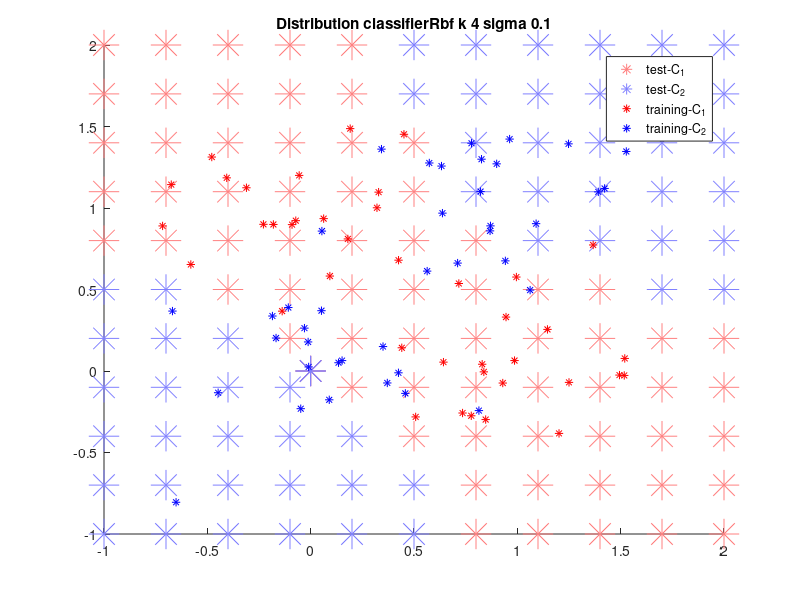

Recreate this plot in MATLAB.
#! /usr/bin/octave -qf

global mu = [0, 1; 1, 0; 0, 0; 1, 1];
global sigma = sqrt(0.1);
global nSampPerClass = 40;


# Generate samples
function _samples = generateSamples()
	global mu;
	global sigma;
	global nSampPerClass;

	_samples = [];
	samplesC1X = [];
	samplesC1Y = [];
	samplesC2X = [];
	samplesC2Y = [];

	subC1 = [[], []; [], []];
	subC2 = [[], []; [], []];
	for p = 1:2
		for d = 1:2
			myMu = mu(p, d);
			for s = 1:nSampPerClass
				subC1(p, d, s) = myMu + sigma*randn;
			endfor
		endfor
	endfor
	for p = 1:2
		for d = 1:2
			myMu = mu(2+p, d);
			for s = 1:nSampPerClass
				subC2(p, d, s) = myMu + sigma*randn;
			endfor
		endfor
	endfor

	for s = 1:nSampPerClass
		ci = 1 + mod(s, 2);
		x = subC1(ci, 1, s);
		y = subC1(ci, 2, s);
		samplesC1X(end+1) = x;
		samplesC1Y(end+1) = y;
	endfor

	for s = 1:nSampPerClass
		ci = 1 + mod(s, 2);
		x = subC2(ci, 1, s);
		y = subC2(ci, 2, s);
		samplesC2X(end+1) = x;
		samplesC2Y(end+1) = y;
	endfor

	_samples = [samplesC1Y; samplesC1X; samplesC2Y; samplesC2X];
endfunction


# measure distance between two data points
function _distance = distance(p1, p2)
	_distance = norm(p1-p2);
endfunction

# convenience function to access a datapoint
function _point = getPoint(data, index)
	_point = [data(index, 1), data(index, 2)];
endfunction



# 9.1 k Nearest Neighbors

function _knn = knn(dataTrainingC, point, k)
	distances = [];
	n = length(dataTrainingC);
	for i = 1:n # iterate over all training points
		x = getPoint(dataTrainingC, i); # training data point
		t = dataTrainingC(i, 3); # label
		# add distance and target of current point
		distances = [distances; distance(point, x), t];
	endfor
	distances = sortrows(distances); # sort rows (by first column -> sort by distance ascending)
	distances(k+1:end,:)=[]; # delete everything except the first k rows
	s = sum(distances, 1); # sum along the cols
	s(:,1) = []; # keep only the label sum
	_knn = round(s / k);
endfunction


# 9.2 Parzen Windows

function _pn = pn(dataTrainingC, point, parzenSigma)
	classesWeighted = [0, 0];
	n = length(dataTrainingC);
	for i = 1:n # iterate over all training points
		x = getPoint(dataTrainingC, i); # training data point
		t = dataTrainingC(i, 3); # label
		# add distance and target of current point
		classesWeighted(t) += 1 / sqrt(2*pi*parzenSigma^2) * exp(-distance(point, x)^2 / (2*parzenSigma^2));
	endfor
	if classesWeighted(1) > classesWeighted(2)
		_pn = 1;
	else
		_pn = 2;
	endif
endfunction



# 9.3 RBF Network

function _phi = phi(x, rbfMu, rbfSigma)
	_phi = exp(-1 * distance(x, rbfMu)^2 / 2 * rbfSigma^2);
endfunction

# calculate the k centroids
function _centroids = kmeans(dataTrainingC, k)
	n = length(dataTrainingC);
	# pick random data points as initial centroids
	t = [];
	for i = 1:k
		index = unidrnd(n);
		t = [t; getPoint(dataTrainingC, index)];
	endfor
	# update cenroids
	for i = 1:(10 * n)
		index = unidrnd(n);
		# choose data point
		x = getPoint(dataTrainingC, index);

		# determine closest centroid
		distances = [];
		for j = 1:length(t)
			distances = [distances; distance(x, t(j,:)), j];
		endfor
		distances = sortrows(distances);
		jnearest = distances(1,2);
		nearest = t(jnearest,:);

		# update centroid
		nearest = nearest + (1 / n) * (x - nearest);
		t(jnearest,:) = nearest;
	endfor
	_centroids = t;
endfunction


function plotClsDist(dataTrainingP, testC1, testC2, name)
	global mySamples;
	global stepSize;

	distSymbSize = 40 * sqrt(stepSize);

	f = figure('Visible', 'off');
	hold on
	if length(testC1) > 0
		plot(testC1'(1,:), testC1'(2,:), '*', 'color', [1.0 0.5 0.5], 'markersize', distSymbSize);
	endif
	if length(testC2) > 0
		plot(testC2'(1,:)', testC2'(2,:), '*', 'color', [0.5 0.5 1.0], 'markersize', distSymbSize);
	endif

	plot(dataTrainingP(1,:), dataTrainingP(2,:), '*', 'color', [1.0 0.0 0.0]);
	plot(dataTrainingP(3,:), dataTrainingP(4,:), '*', 'color', [0.0 0.0 1.0]);
	title(strrep(strcat("Distribution_", name), "_", " "));
	legend(["test-C_1"; "test-C_2"; "training-C_1"; "training-C_2"]);
	print(strcat("out_", name, ".png"), "-dpng");
	hold off
endfunction


function _classifiedGrid = classifyGrid(dataTrainingC, classifier)
	global stepSize;

	_classifiedGrid = [];

	steps = -1 : stepSize : 2;
	for x = steps
		for y = steps
			tdi = length(_classifiedGrid) + 1;
			_classifiedGrid(tdi, 1) = x;
			_classifiedGrid(tdi, 2) = y;
			isInit = (x == -1) && (y == -1);
			_classifiedGrid(tdi, 3) = feval(classifier, dataTrainingC, [x, y], isInit);
		endfor
	endfor
endfunction



function _testClassData = separateTestDataIntoClasses(classifiedGrid, wantedClass)
	_testClassData = [];
	for tdi = 1:length(classifiedGrid)
		if classifiedGrid(tdi, 3) == wantedClass
			newInd = length(_testClassData) + 1;
			_testClassData(newInd, 1) = classifiedGrid(tdi, 1);
			_testClassData(newInd, 2) = classifiedGrid(tdi, 2);
			_testClassData(newInd, 3) = classifiedGrid(tdi, 3);
		end
	endfor
endfunction

function _cls = classifierKnn(dataTrainingC, point, isInit)
	global k;
	_cls = knn(dataTrainingC, point, k);
endfunction

function _cls = classifierParzen(dataTrainingC, point, isInit)
	global parzenSigma;
	_cls = pn(dataTrainingC, point, parzenSigma);
endfunction

function _cls = classifierRbf(dataTrainingC, point, isInit)
	global rbfK;
	global rbfSigma;
	global rbfMus;
	global rbfX;
	global rbfW;
	global rbfWC1;
	global rbfWC2;
	if isInit
		rbfMus = kmeans(dataTrainingC, rbfK);
		rbfX = dataTrainingC;
		rbfX(:,3:end)=[]; # delete the labels
		phiMatrix = [];
		for j = 1:rbfK
			phiCol = [];
			for alpha = 1:length(rbfX)
					phiCol = [phiCol; phi(rbfX(alpha), rbfMus(j), rbfSigma)];
			endfor
			phiMatrix = [phiMatrix phiCol];
		endfor
		% once we are here, phiMatrix is 80x4

		phiMatrix = [phiMatrix ones(length(rbfX), 1)]; % add bias, phiMatrix is now 80x5
		% get labels
		rbfT = dataTrainingC;
		rbfT(:,4)=[]; # delete the filler
		rbfT(:,1:2)=[]; # delete the data
		% comute weight vector
		%rbfW = pinv(phiMatrix) * rbfT;
		rbfTC1 = [ones(40, 1); zeros(40, 1)];
		rbfTC2 = [zeros(40, 1); ones(40, 1)];
		rbfWC1 = pinv(phiMatrix) * rbfTC1;
		rbfWC2 = pinv(phiMatrix) * rbfTC2;
	endif

	% compute output
	%_y = 0;
	_yC1 = 0;
	_yC2 = 0;
	for j = 1:(rbfK)
		phiJ = phi(point, rbfMus(j), rbfSigma);
		%_y += rbfW(j) * phiJ;
		_yC1 += rbfWC1(j) * phiJ;
		_yC2 += rbfWC2(j) * phiJ;
	endfor
	% add bias
	%_y += _y + rbfW(rbfK+1) * 1.0;
	_yC1 += _yC1 + rbfWC1(rbfK+1) * 1.0;
	_yC2 += _yC2 + rbfWC2(rbfK+1) * 1.0;

	%if _y < 1.5
	if _yC1 < _yC2
		_cls = 1;
	else
		_cls = 2;
	endif
endfunction

function _cls = plotClassifier(dataTrainingC, dataTrainingP, classifier, nameSuffix)
	classifiedGrid = classifyGrid(dataTrainingC, classifier);
	testClassData1 = separateTestDataIntoClasses(classifiedGrid, 1);
	testClassData2 = separateTestDataIntoClasses(classifiedGrid, 2);

	name = strcat(classifier, "_", nameSuffix);
	plotClsDist(dataTrainingP, testClassData1, testClassData2, name);
endfunction


function plotKnn(dataTrainingC, dataTrainingP, myK)
	global k;
	k = myK;
	plotClassifier(dataTrainingC, dataTrainingP, 'classifierKnn', strcat("k_", num2str(k)));
endfunction

function plotParzen(dataTrainingC, dataTrainingP, mySigma)
	global parzenSigma;
	parzenSigma = mySigma;
	plotClassifier(dataTrainingC, dataTrainingP, 'classifierParzen', strcat("sigma_", num2str(parzenSigma)));
endfunction

function plotRbf(dataTrainingC, dataTrainingP, myK, mySigma)
	global rbfK;
	global rbfSigma;
	rbfK = myK;
	rbfSigma = mySigma;
	plotClassifier(dataTrainingC, dataTrainingP, 'classifierRbf', strcat("k_", num2str(rbfK), "_sigma_", num2str(rbfSigma)));
endfunction



dataTrainingP = generateSamples();

dataTrainingC = [
	dataTrainingP(1,:)' dataTrainingP(2,:)' 1 * ones(nSampPerClass, 1), zeros(nSampPerClass, 1);
	dataTrainingP(3,:)' dataTrainingP(4,:)' 2 * ones(nSampPerClass, 1), zeros(nSampPerClass, 1)];

global stepSize = 0.3;



%plotKnn(dataTrainingC, dataTrainingP, 1);
%plotKnn(dataTrainingC, dataTrainingP, 5);
%plotKnn(dataTrainingC, dataTrainingP, 25);

%plotParzen(dataTrainingC, dataTrainingP, 0.01);
%plotParzen(dataTrainingC, dataTrainingP, 0.1);
%plotParzen(dataTrainingC, dataTrainingP, 0.5);

plotRbf(dataTrainingC, dataTrainingP, 4,  0.1);
%plotRbf(dataTrainingC, dataTrainingP, 4, 0.5);
%plotRbf(dataTrainingC, dataTrainingP, 5, 0.1);
%plotRbf(dataTrainingC, dataTrainingP, 5, 0.5);


